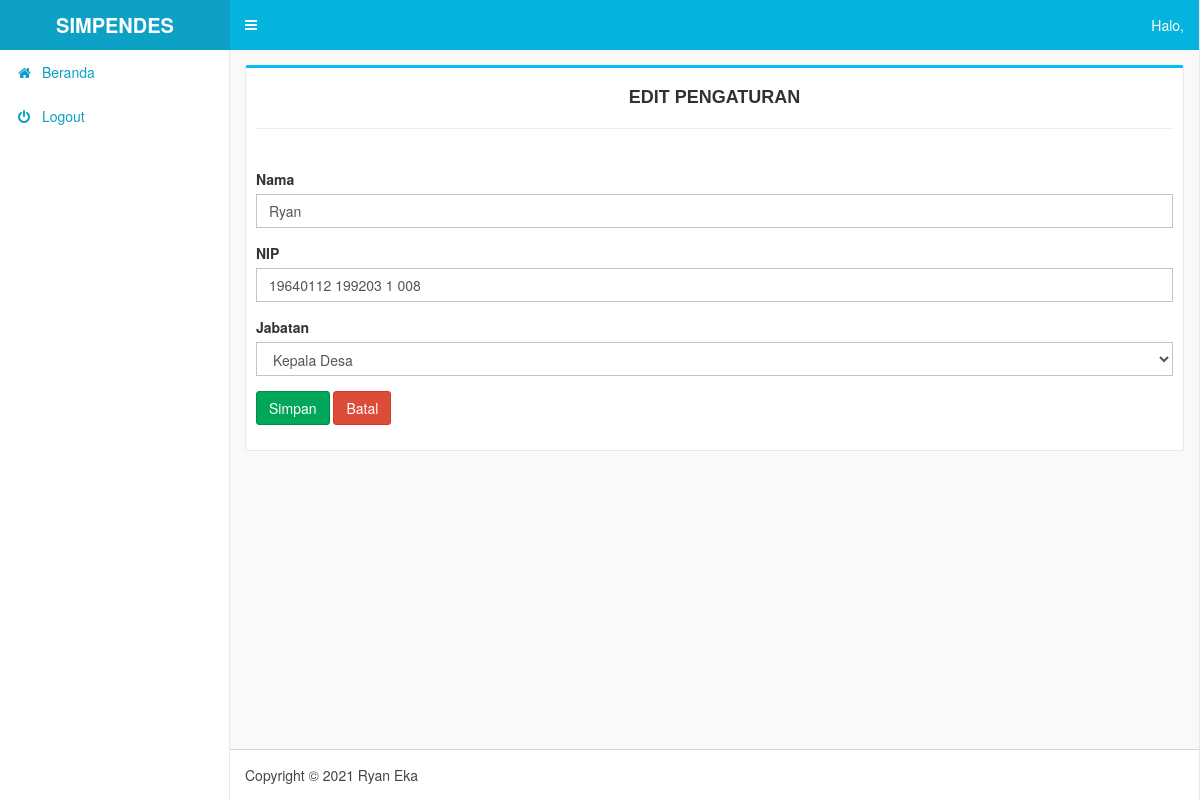
The app's page /pengaturan/edit/1 with its own data.
### tables this page shows
CREATE TABLE `pejabat` (
  `id_pejabat` int(11) NOT NULL,
  `nama_pejabat` varchar(255) NOT NULL,
  `nip_pejabat` varchar(255) NOT NULL,
  `jabatan_pejabat` varchar(255) NOT NULL
);

### application/controllers/Pengaturan.php (called while the page is built, shortened)
<?php
class Pengaturan extends CI_Controller
{
	public function __construct()
	{
		$this->load->model('m_pengaturan');
	}
	public function edit()
	{
		$data['title'] = "Edit Pengaturan - Desa Rejoso";
		$data['pengaturan'] = $this->m_pengaturan->edit($this->uri->segment(3));
		$this->load->view('header', $data);
		$this->load->view('pengaturan/edit_pengaturan');
		$this->load->view('footer');
	}
}

### index.php (called while the page is built, shortened)
<?php
require_once BASEPATH.'core/CodeIgniter.php';

### application/models/M_pengaturan.php (called while the page is built, shortened)
<?php
class M_pengaturan extends CI_Model {
	public function edit($id) {
		$this->db->where('id_pejabat', $id);
		return $this->db->get('pejabat')->row();
	}
}

### application/views/pengaturan/edit_pengaturan.php (the view, shortened to what this page needs)
<div class="content-wrapper">
  <section class="content">
    <div class="box box-info">
      <div class="box-header">
        <h4 style="text-align:center"><b>EDIT PENGATURAN</b></h4><hr>
      </div>
      <div class="box-body">
      <form action="<?php echo base_url('pengaturan/proses_edit'); ?>" method="post">
        <div class="form-group">
          <label>Nama</label>
          <input type="text" name="nama" value="<?php echo $pengaturan->nama_pejabat; ?>"  class="form-control" />
        </div>
        <div class="form-group">
          <label>NIP</label>
          <input type="text" name="nip" value="<?php echo $pengaturan->nip_pejabat; ?>"  class="form-control" />
        </div>
        <div class="form-group">
          <label>Jabatan</label>
		  <select name="jabatan" class="form-control">
			<option value="Kepala Desa" <?php if($pengaturan->jabatan_pejabat == "Kepala Desa"){ echo "selected"; } ?>>Kepala Desa</option>
		  </select>
        </div>
        <div class="form-group">
          <button class="btn btn-success">Simpan</button>
          <a href="<?php echo base_url('pengaturan'); ?>"
          class="btn btn-danger">Batal</a>
        </div>
      </form>
    </div>
  </div>
</section>
</div>

### assets/style.css (style rules this page uses)
.content-wrapper { background-color: #f9f9f9; }
.box { border-left: 1px #e9e9e9 solid; border-right: 1px #e9e9e9 solid; border-bottom: 1px #e9e9e9 solid; }
.box-header h4 { color: #323232; }

### records on screen
pejabat: nama "Ryan", nip "19640112 199203 1 008", jabatan "Kepala Desa"
